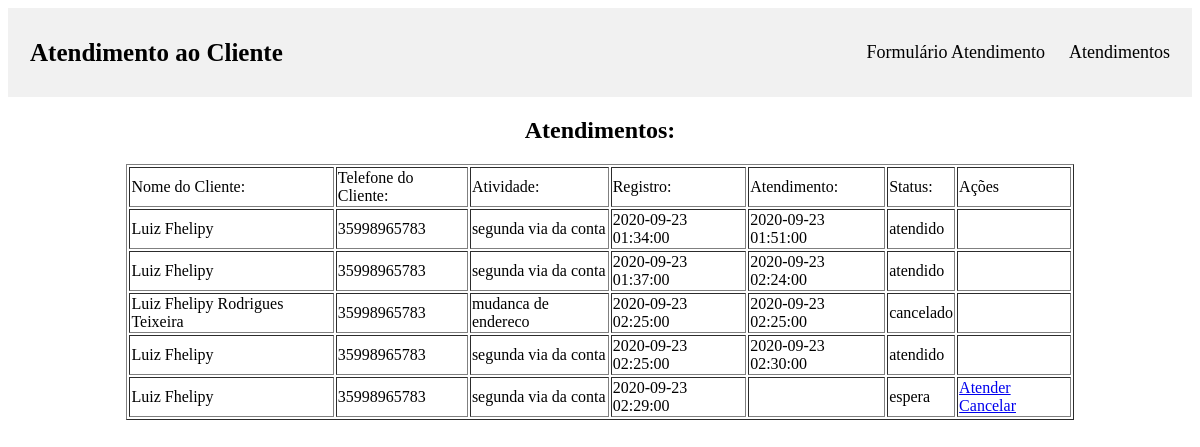
The page /Prova/atendimento.php on the database its author committed.
### tables this page shows
CREATE TABLE IF NOT EXISTS `atendimentos` (
  `id` int NOT NULL AUTO_INCREMENT,
  `nome` varchar(70) NOT NULL,
  `telefone` varchar(25) NOT NULL,
  `atividade` varchar(100) NOT NULL,
  `registro` timestamp NULL DEFAULT NULL,
  `atendimento` timestamp NULL DEFAULT NULL,
  `status` varchar(25) NOT NULL,
  PRIMARY KEY (`id`)
);

### Prova/atendimento.php (the view, shortened to what this page needs)
<?php
require_once('conexao.php');
?>
<!DOCTYPE html>
<html lang="pt-br">
<head>
  <link rel="stylesheet" type="text/css" href="estilo.css">
</head>
<body>
  <?php include_once("index.php"); ?>
  <h2 align=center>Atendimentos:</h2>
  <table border=1 width=80% align=center>
    <tr>
      <td><label for="nome">Nome do Cliente:</label></td>
      <td><label for="telefone">Telefone do Cliente:</label></td>
      <td><label for="atividade">Atividade:</label></td>
      <td><label for="registro">Registro:</label></td>
      <td><label for="atendimento">Atendimento:</label></td>
      <td><label for="status">Status:</label></td>
      <td><label for="acoes">Ações</label></td>
    </tr>
    <?php
    $sql = "select id, nome, telefone, atividade, registro, atendimento, status from atendimentos ";
    $resultado = mysqli_query($conexao, $sql);
    while ($dados = mysqli_fetch_array($resultado)) {
    ?>
      <tr>
        <td> <?= $dados['nome'] ?></td>
        <td> <?= $dados['telefone'] ?> </td>
        <td> <?= $dados['atividade'] ?> </td>
        <td> <?= $dados['registro'] ?> </td>
        <td> <?= $dados['atendimento'] ?> </td>
        <td> <?= $dados['status'] ?> </td>
        <td>
          <?php if ($dados['status'] == 'espera') {
            echo  '<a href="chamado.php?id=' . $dados['id'] . '">Atender</a>
            <a href="cancelar.php?id=' . $dados['id'] . '">Cancelar</a>';
          } ?>
        </td>
      </tr>
    <?php }
    ?>
  </table>
</body>
</html>

### Prova/index.php (shortened to what this page needs)
<div class="header">
  <a href="index.php" class="logo">Atendimento ao Cliente</a>
  <div class="header-right">
    <a href="formulario_atendimento.php">Formulário Atendimento</a>
    <a href="atendimento.php">Atendimentos</a>
  </div>
</div>

### Prova/index.php (style rules this page uses)
.header { overflow: hidden; background-color: #f1f1f1; padding: 20px 10px; }
.header a { float: left; color: black; text-align: center; padding: 12px; text-decoration: none; font-size: 18px; line-height: 25px; border-radius: 4px; }
.header a.logo { font-size: 25px; font-weight: bold; }
.header-right { float: right; }

### rows shown on the page
atendimentos: nome "Luiz Fhelipy", telefone "35998965783", atividade "segunda via da conta", registro "2020-09-23 01:34:00", atendimento "2020-09-23 01:51:00", status "atendido"
atendimentos: nome "Luiz Fhelipy", telefone "35998965783", atividade "segunda via da conta", registro "2020-09-23 01:37:00", atendimento "2020-09-23 02:24:00", status "atendido"
atendimentos: nome "Luiz Fhelipy Rodrigues Teixeira", telefone "35998965783", atividade "mudanca de endereco", registro "2020-09-23 02:25:00", atendimento "2020-09-23 02:25:00", status "cancelado"
atendimentos: nome "Luiz Fhelipy", telefone "35998965783", atividade "segunda via da conta", registro "2020-09-23 02:25:00", atendimento "2020-09-23 02:30:00", status "atendido"
atendimentos: nome "Luiz Fhelipy", telefone "35998965783", atividade "segunda via da conta", registro "2020-09-23 02:29:00", status "espera"
